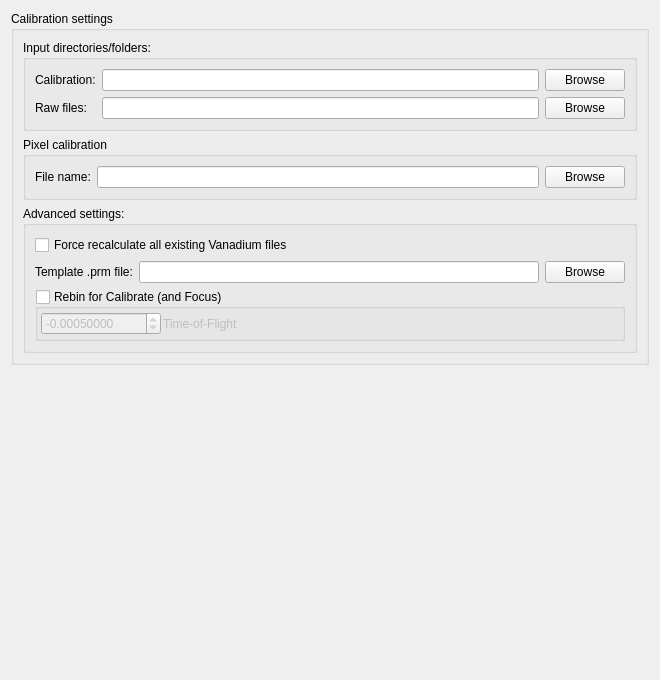
<?xml version="1.0" encoding="UTF-8"?>
<ui version="4.0">
 <class>EnggDiffractionQtTabSettings</class>
 <widget class="QWidget" name="EnggDiffractionQtTabSettings">
  <property name="geometry">
   <rect>
    <x>0</x>
    <y>0</y>
    <width>660</width>
    <height>680</height>
   </rect>
  </property>
  <property name="windowTitle">
   <string>Form</string>
  </property>
  <layout class="QGridLayout" name="gridLayout_5">
   <item row="0" column="0">
    <widget class="QGroupBox" name="groupBox">
     <property name="title">
      <string>Calibration settings</string>
     </property>
     <layout class="QGridLayout" name="gridLayout">
      <item row="0" column="0">
       <widget class="QGroupBox" name="groupBox_calib_settings">
        <property name="title">
         <string>Input directories/folders:</string>
        </property>
        <layout class="QGridLayout" name="gridLayout_4">
         <item row="0" column="0">
          <widget class="QLabel" name="label">
           <property name="text">
            <string>Calibration:</string>
           </property>
          </widget>
         </item>
         <item row="0" column="1">
          <widget class="QLineEdit" name="lineEdit_input_dir_calib">
           <property name="enabled">
            <bool>true</bool>
           </property>
           <property name="readOnly">
            <bool>true</bool>
           </property>
          </widget>
         </item>
         <item row="0" column="2">
          <widget class="QPushButton" name="pushButton_browse_input_dir_calib">
           <property name="text">
            <string>Browse</string>
           </property>
          </widget>
         </item>
         <item row="1" column="0">
          <widget class="QLabel" name="label_2">
           <property name="text">
            <string>Raw files:</string>
           </property>
          </widget>
         </item>
         <item row="1" column="1">
          <widget class="QLineEdit" name="lineEdit_input_dir_raw">
           <property name="readOnly">
            <bool>true</bool>
           </property>
          </widget>
         </item>
         <item row="1" column="2">
          <widget class="QPushButton" name="pushButton_browse_input_dir_raw">
           <property name="text">
            <string>Browse</string>
           </property>
          </widget>
         </item>
        </layout>
        <zorder>label</zorder>
        <zorder>lineEdit_input_dir_calib</zorder>
        <zorder>pushButton_browse_input_dir_raw</zorder>
        <zorder>lineEdit_input_dir_raw</zorder>
        <zorder>pushButton_browse_input_dir_calib</zorder>
        <zorder>label_2</zorder>
       </widget>
      </item>
      <item row="2" column="0">
       <widget class="QGroupBox" name="groupBox_calib_adv_settings">
        <property name="title">
         <string>Advanced settings:</string>
        </property>
        <layout class="QGridLayout" name="gridLayout_3">
         <item row="2" column="1">
          <widget class="QLineEdit" name="lineEdit_template_gsas_prm">
           <property name="readOnly">
            <bool>true</bool>
           </property>
          </widget>
         </item>
         <item row="2" column="2">
          <widget class="QPushButton" name="pushButton_browse_template_gsas_prm">
           <property name="text">
            <string>Browse</string>
           </property>
          </widget>
         </item>
         <item row="2" column="0">
          <widget class="QLabel" name="label_4">
           <property name="text">
            <string>Template .prm file:</string>
           </property>
          </widget>
         </item>
         <item row="4" column="0" colspan="3">
          <widget class="QGroupBox" name="groupBox_rebing">
           <property name="title">
            <string>Rebin for Calibrate (and Focus)</string>
           </property>
           <property name="checkable">
            <bool>true</bool>
           </property>
           <property name="checked">
            <bool>false</bool>
           </property>
           <layout class="QGridLayout" name="gridLayout_6">
            <property name="margin">
             <number>3</number>
            </property>
            <property name="spacing">
             <number>2</number>
            </property>
            <item row="0" column="0">
             <layout class="QHBoxLayout" name="horizontalLayout_3">
              <item>
               <widget class="QDoubleSpinBox" name="doubleSpinBox_rebin_size_calib">
                <property name="maximumSize">
                 <size>
                  <width>120</width>
                  <height>16777215</height>
                 </size>
                </property>
                <property name="decimals">
                 <number>8</number>
                </property>
                <property name="minimum">
                 <double>-999999999.000000000000000</double>
                </property>
                <property name="maximum">
                 <double>999999999.000000000000000</double>
                </property>
                <property name="singleStep">
                 <double>0.000001000000000</double>
                </property>
                <property name="value">
                 <double>-0.000500000000000</double>
                </property>
               </widget>
              </item>
              <item>
               <widget class="QLabel" name="label_8">
                <property name="text">
                 <string>Time-of-Flight</string>
                </property>
               </widget>
              </item>
              <item>
               <spacer name="horizontalSpacer_3">
                <property name="orientation">
                 <enum>Qt::Horizontal</enum>
                </property>
                <property name="sizeHint" stdset="0">
                 <size>
                  <width>40</width>
                  <height>20</height>
                 </size>
                </property>
               </spacer>
              </item>
             </layout>
            </item>
           </layout>
          </widget>
         </item>
         <item row="1" column="0" colspan="3">
          <layout class="QHBoxLayout" name="horizontalLayout_4">
           <item>
            <widget class="QCheckBox" name="checkBox_force_recalculate_overwrite">
             <property name="toolTip">
              <string>Recalculate the vanadium curve and per-pixel integration even if files are available with results previously calculated</string>
             </property>
             <property name="text">
              <string>Force recalculate all existing Vanadium files</string>
             </property>
            </widget>
           </item>
           <item>
            <spacer name="horizontalSpacer_4">
             <property name="orientation">
              <enum>Qt::Horizontal</enum>
             </property>
             <property name="sizeHint" stdset="0">
              <size>
               <width>40</width>
               <height>20</height>
              </size>
             </property>
            </spacer>
           </item>
          </layout>
         </item>
        </layout>
       </widget>
      </item>
      <item row="1" column="0">
       <widget class="QGroupBox" name="groupBox_pixel_calib">
        <property name="title">
         <string>Pixel calibration</string>
        </property>
        <layout class="QGridLayout" name="gridLayout_2">
         <item row="0" column="0">
          <widget class="QLabel" name="label_3">
           <property name="text">
            <string>File name:</string>
           </property>
          </widget>
         </item>
         <item row="0" column="1">
          <widget class="QLineEdit" name="lineEdit_pixel_calib_filename">
           <property name="readOnly">
            <bool>true</bool>
           </property>
          </widget>
         </item>
         <item row="0" column="2">
          <widget class="QPushButton" name="pushButton_browse_pixel_calib_filename">
           <property name="text">
            <string>Browse</string>
           </property>
          </widget>
         </item>
        </layout>
       </widget>
      </item>
     </layout>
    </widget>
   </item>
   <item row="1" column="0">
    <spacer name="verticalSpacer">
     <property name="orientation">
      <enum>Qt::Vertical</enum>
     </property>
     <property name="sizeHint" stdset="0">
      <size>
       <width>20</width>
       <height>275</height>
      </size>
     </property>
    </spacer>
   </item>
  </layout>
 </widget>
 <resources/>
 <connections/>
</ui>
